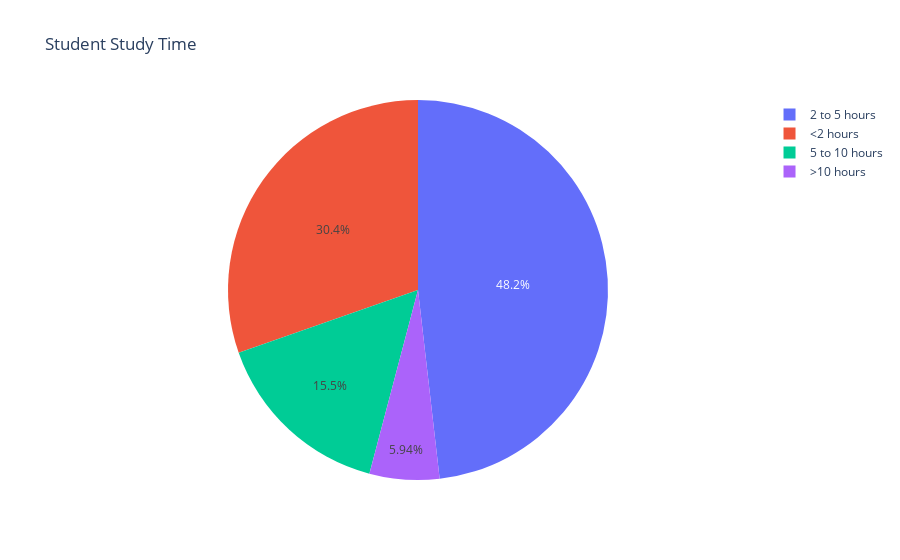

Notebook source saved alongside this figure:
### Code cell
# Pie chart for study frequency distribution
study_times = student_df["new_study_time"].value_counts().sort_index()

# all study times
labels = (np.array(study_times.index))

# corresponding percentages of each age
sizes = (np.array((study_times / study_times.sum())*100))

# plotting pie chart
fig = go.Figure(data=[go.Pie(labels=labels, values=sizes)], layout=go.Layout(title="Student Study Time"))
py.iplot(fig, filename="study_time")

### Figure 1 — Plotly figure (JSON) as saved in the notebook; plotly's stock layout.template omitted (floating-point values rounded to 4 significant figures)
{"data": [{"labels": ["2 to 5 hours", "5 to 10 hours", "<2 hours", ">10 hours"], "type": "pie", "values": [48.18, 15.52, 30.36, 5.939]}], "layout": {"title": {"text": "Student Study Time"}}}
